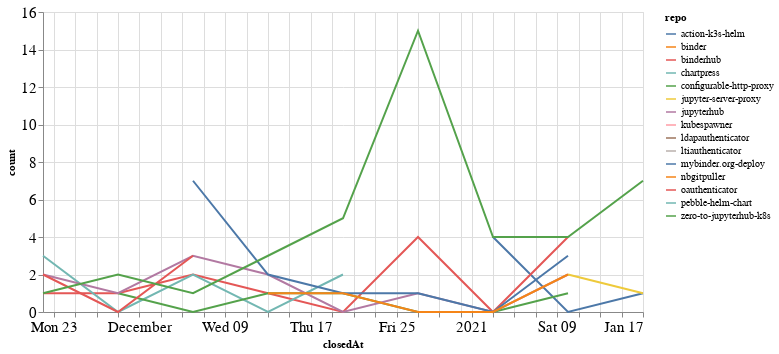

Notebook code for this chart:
### Code cell
closed_by_time = closed_by.groupby('repo').resample('W', on='closedAt').count()['author'].reset_index()
closed_by_time = closed_by_time.rename(columns={'author': 'count'})

alt.Chart(closed_by_time, width=600).mark_line().encode(
    x='closedAt',
    y='count',
    color='repo',
    tooltip="repo"
)

### Figure 1 — Vega-Lite specification as saved in the notebook (floating-point values rounded to 4 significant figures)
{"config": {"axisLeft": {"labelFontSize": 15}, "axisBottom": {"labelFontSize": 15}}, "data": {"name": "data-bcca531ab9b63def05dadc0212963ece"}, "mark": "line", "encoding": {"color": {"type": "nominal", "field": "repo"}, "tooltip": {"type": "nominal", "field": "repo"}, "x": {"type": "temporal", "field": "closedAt"}, "y": {"type": "quantitative", "field": "count"}}, "width": 600, "$schema": "https://vega.github.io/schema/vega-lite/v4.8.1.json", "datasets": {"data-bcca531ab9b63def05dadc0212963ece": [{"repo": "action-k3s-helm", "closedAt": "2021-01-03T00:00:00", "count": 4}, {"repo": "action-k3s-helm", "closedAt": "2021-01-10T00:00:00", "count": 0}, {"repo": "action-k3s-helm", "closedAt": "2021-01-17T00:00:00", "count": 1}, {"repo": "binder", "closedAt": "2020-11-29T00:00:00", "count": 1}, {"repo": "binderhub", "closedAt": "2020-11-22T00:00:00", "count": 1}, {"repo": "binderhub", "closedAt": "2020-11-29T00:00:00", "count": 1}, {"repo": "binderhub", "closedAt": "2020-12-06T00:00:00", "count": 2}, {"repo": "binderhub", "closedAt": "2020-12-13T00:00:00", "count": 1}, {"repo": "binderhub", "closedAt": "2020-12-20T00:00:00", "count": 0}, {"repo": "binderhub", "closedAt": "2020-12-27T00:00:00", "count": 4}, {"repo": "binderhub", "closedAt": "2021-01-03T00:00:00", "count": 0}, {"repo": "binderhub", "closedAt": "2021-01-10T00:00:00", "count": 4}, {"repo": "chartpress", "closedAt": "2020-11-22T00:00:00", "count": 3}, {"repo": "chartpress", "closedAt": "2020-11-29T00:00:00", "count": 0}, {"repo": "chartpress", "closedAt": "2020-12-06T00:00:00", "count": 2}, {"repo": "chartpress", "closedAt": "2020-12-13T00:00:00", "count": 0}, {"repo": "chartpress", "closedAt": "2020-12-20T00:00:00", "count": 2}, {"repo": "configurable-http-proxy", "closedAt": "2020-11-29T00:00:00", "count": 1}, {"repo": "configurable-http-proxy", "closedAt": "2020-12-06T00:00:00", "count": 0}, {"repo": "configurable-http-proxy", "closedAt": "2020-12-13T00:00:00", "count": 1}, {"repo": "configurable-http-proxy", "closedAt": "2020-12-20T00:00:00", "count": 1}, {"repo": "configurable-http-proxy", "closedAt": "2020-12-27T00:00:00", "count": 0}, {"repo": "configurable-http-proxy", "closedAt": "2021-01-03T00:00:00", "count": 0}, {"repo": "configurable-http-proxy", "closedAt": "2021-01-10T00:00:00", "count": 1}, {"repo": "jupyter-server-proxy", "closedAt": "2021-01-10T00:00:00", "count": 2}, {"repo": "jupyter-server-proxy", "closedAt": "2021-01-17T00:00:00", "count": 1}, {"repo": "jupyterhub", "closedAt": "2020-11-22T00:00:00", "count": 2}, {"repo": "jupyterhub", "closedAt": "2020-11-29T00:00:00", "count": 1}, {"repo": "jupyterhub", "closedAt": "2020-12-06T00:00:00", "count": 3}, {"repo": "jupyterhub", "closedAt": "2020-12-13T00:00:00", "count": 2}, {"repo": "jupyterhub", "closedAt": "2020-12-20T00:00:00", "count": 0}, {"repo": "jupyterhub", "closedAt": "2020-12-27T00:00:00", "count": 1}, {"repo": "jupyterhub", "closedAt": "2021-01-03T00:00:00", "count": 0}, {"repo": "jupyterhub", "closedAt": "2021-01-10T00:00:00", "count": 2}, {"repo": "kubespawner", "closedAt": "2020-12-13T00:00:00", "count": 2}, {"repo": "ldapauthenticator", "closedAt": "2020-12-13T00:00:00", "count": 1}, {"repo": "ltiauthenticator", "closedAt": "2020-12-06T00:00:00", "count": 1}, {"repo": "mybinder.org-deploy", "closedAt": "2020-12-06T00:00:00", "count": 7}, {"repo": "mybinder.org-deploy", "closedAt": "2020-12-13T00:00:00", "count": 2}, {"repo": "mybinder.org-deploy", "closedAt": "2020-12-20T00:00:00", "count": 1}, {"repo": "mybinder.org-deploy", "closedAt": "2020-12-27T00:00:00", "count": 1}, {"repo": "mybinder.org-deploy", "closedAt": "2021-01-03T00:00:00", "count": 0}, {"repo": "mybinder.org-deploy", "closedAt": "2021-01-10T00:00:00", "count": 3}, {"repo": "nbgitpuller", "closedAt": "2020-12-13T00:00:00", "count": 1}, {"repo": "nbgitpuller", "closedAt": "2020-12-20T00:00:00", "count": 1}, {"repo": "nbgitpuller", "closedAt": "2020-12-27T00:00:00", "count": 0}, {"repo": "nbgitpuller", "closedAt": "2021-01-03T00:00:00", "count": 0}, {"repo": "nbgitpuller", "closedAt": "2021-01-10T00:00:00", "count": 2}, {"repo": "oauthenticator", "closedAt": "2020-11-22T00:00:00", "count": 2}, {"repo": "oauthenticator", "closedAt": "2020-11-29T00:00:00", "count": 0}, {"repo": "oauthenticator", "closedAt": "2020-12-06T00:00:00", "count": 3}, {"repo": "pebble-helm-chart", "closedAt": "2020-12-13T00:00:00", "count": 1}, {"repo": "zero-to-jupyterhub-k8s", "closedAt": "2020-11-22T00:00:00", "count": 1}, {"repo": "zero-to-jupyterhub-k8s", "closedAt": "2020-11-29T00:00:00", "count": 2}, {"repo": "zero-to-jupyterhub-k8s", "closedAt": "2020-12-06T00:00:00", "count": 1}, {"repo": "zero-to-jupyterhub-k8s", "closedAt": "2020-12-13T00:00:00", "count": 3}, {"repo": "zero-to-jupyterhub-k8s", "closedAt": "2020-12-20T00:00:00", "count": 5}, {"repo": "zero-to-jupyterhub-k8s", "closedAt": "2020-12-27T00:00:00", "count": 15}, {"repo": "zero-to-jupyterhub-k8s", "closedAt": "2021-01-03T00:00:00", "count": 4}, {"repo": "zero-to-jupyterhub-k8s", "closedAt": "2021-01-10T00:00:00", "count": 4}, {"repo": "zero-to-jupyterhub-k8s", "closedAt": "2021-01-17T00:00:00", "count": 7}]}}
